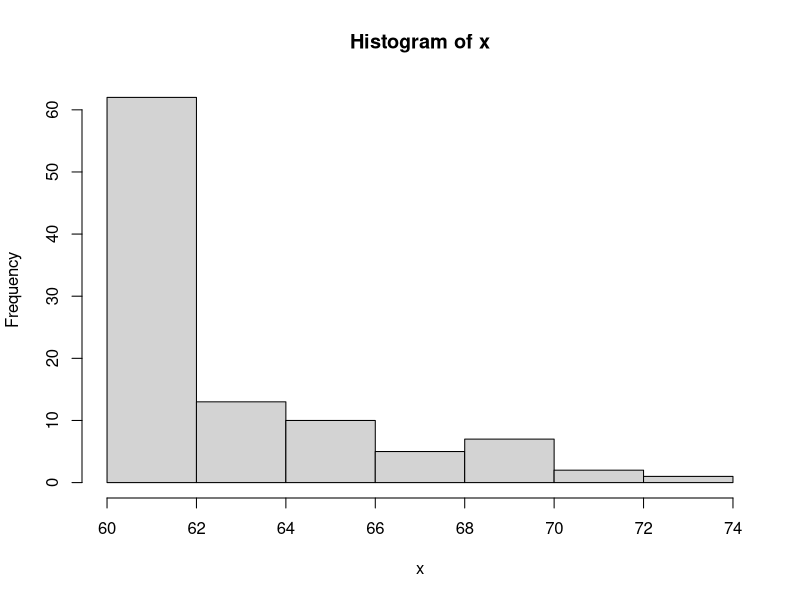

Write the R code that produced this figure.
## ---- chunk 1
type = sample(1:5,1) #uniform, bell, bimodal, skewright, skewleft
n = sample(c(60,70,75,80,90,100,110,120,125,130,150),1)
beta1 = c(1,5,0.2,0.5,2)[type]
beta2 = c(1,5,0.2,2,0.5)[type]
bottom = sample(seq(20,70,5),1)
width = sample(seq(5,30,5),1)
i = 1:n
x = rbeta(n,beta1,beta2)*width+bottom
myhist = hist(x,breaks=7)
brks = myhist$breaks
counts = myhist$counts

b1 = sample(brks[3:(length(brks)-1)],1)
n1 = sum(x<b1)
b2 = sample(brks[2:(length(brks)-2)],1)
n2 = sum(x>b2)
b3 = sort(sample(brks[2:(length(brks)-1)],2))
c3 = mean(b3)
r3 = (b3[2]-b3[1])/2
n3 = sum(abs(x-c3)<r3)
b4 = sort(sample(brks[2:(length(brks)-1)],2))
c4 = mean(b4)
r4 = (b4[2]-b4[1])/2
n4 = sum(abs(x-c4)>r4)

b5 = sample(brks[3:(length(brks)-1)],1)
n5 = sum(x<b5)
b6 = sample(brks[2:(length(brks)-2)],1)
n6 = sum(x>b6)
b7 = sort(sample(brks[2:(length(brks)-1)],2))
c7 = mean(b7)
r7 = (b7[2]-b7[1])/2
n7 = sum(abs(x-c7)<r7)
b8 = sort(sample(brks[2:(length(brks)-1)],2))
c8 = mean(b8)
r8 = (b8[2]-b8[1])/2
n8 = sum(abs(x-c8)>r8)

p1=signif(n1/n,4)
p2=signif(n2/n,4)
p3=signif(n3/n,4)
p4=signif(n4/n,4)
p5=signif(n5/n,4)
p6=signif(n6/n,4)
p7=signif(n7/n,4)
p8=signif(n8/n,4)

## ---- chunk 2
NN = length(counts)
Interval = paste(brks[1:NN],"to",brks[2:(NN+1)])
Frequency = counts
Relative_frequency = signif(counts/n,4)
Density = signif(counts/n/(brks[2]-brks[1]),4)
soltab = data.frame(Interval,Frequency,Relative_frequency,Density)
knitr::kable(soltab,format="html",table.attr='class="bordered-table"', align = "cccc",row.names=F)
